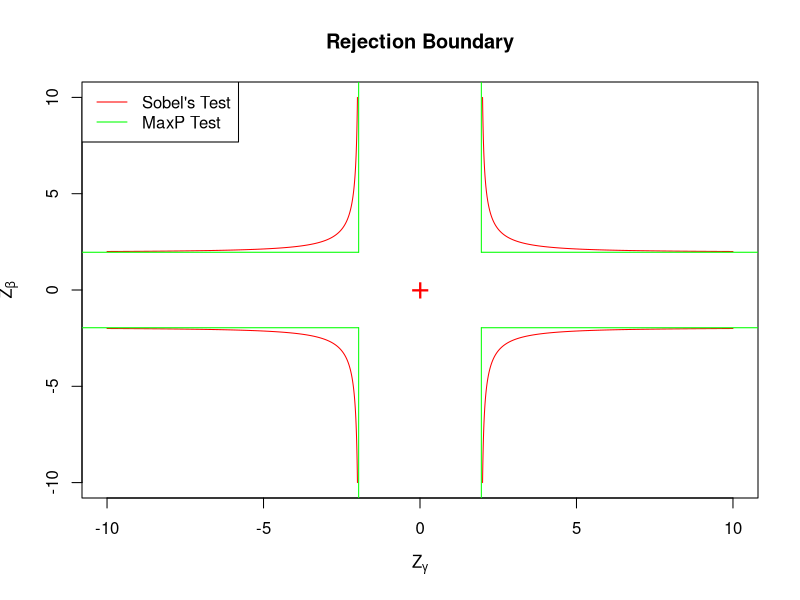

Recreate this plot in R.
############################################################
## Composite Null 
############################################################




addPoint = function(){
  points(0,0,pch="+",col="red",cex=2)
}

addLines = function(){
  abline(h=0,col="black",lty=1)
  abline(v=0,col="black",lty=1)
  
}


############################
############################
library(graphics)


pdf("Rejection_Sobel_MaxP.pdf")
C = 1.96
x = seq(-10,10,length=1000)
y = seq(-10,10,length=1000)
z <- outer(x,y,function(x,y) abs(x*y/sqrt(x^2 + y^2)) )
contour(x,y,z,levels=C,drawlabels=FALSE,col="red",cex.lab=1,xlim=c(-10,10),ylim=c(-10,10),xlab =expression(Z[gamma]),ylab=expression(Z[beta]) )
title( "Rejection Boundary",cex=2)
addPoint()
addLines
segments(1.96,1.96,20,1.96,col = "green",cex=2)
segments(1.96,1.96,1.96,20,col = "green",cex=2)

segments(-1.96,1.96,-20,1.96,col = "green",cex=2)
segments(-1.96,1.96,-1.96,20,col = "green",cex=2)

segments(-1.96,-1.96,-20,-1.96,col = "green",cex=2)
segments(1.96,-1.96,20,-1.96,col = "green",cex=2)

segments(-1.96,-1.96,-1.96,-20,col = "green",cex=2)
segments(1.96,-1.96,1.96,-20,col = "green",cex=2)
legend("topleft",c("Sobel's Test","MaxP Test"),col = c("red","green"),lty =1)
dev.off()
       